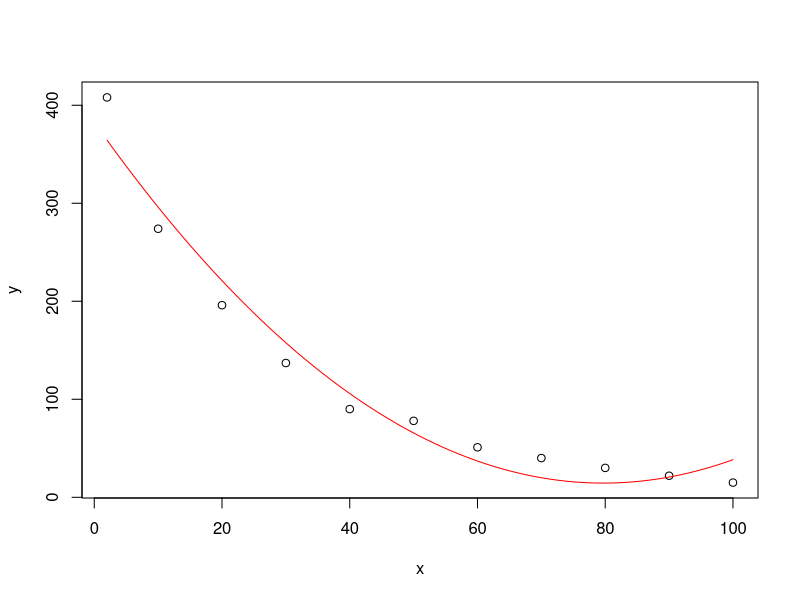
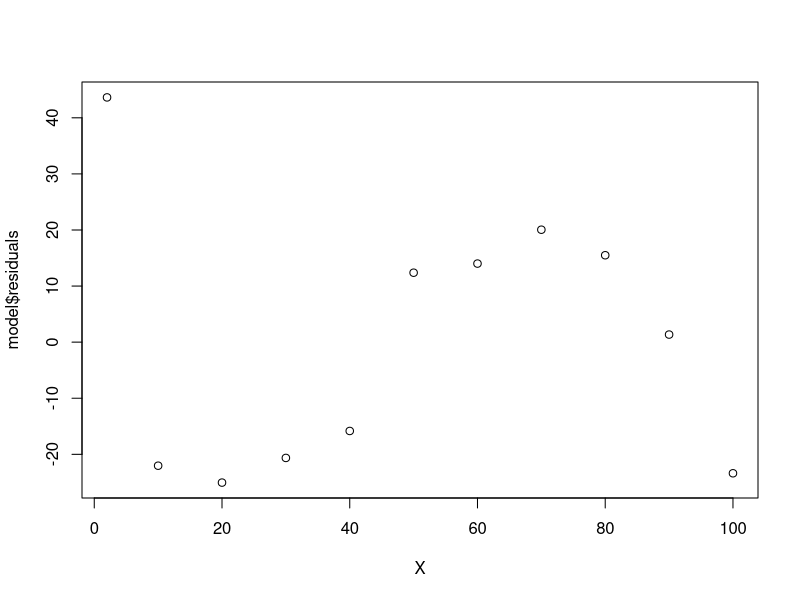
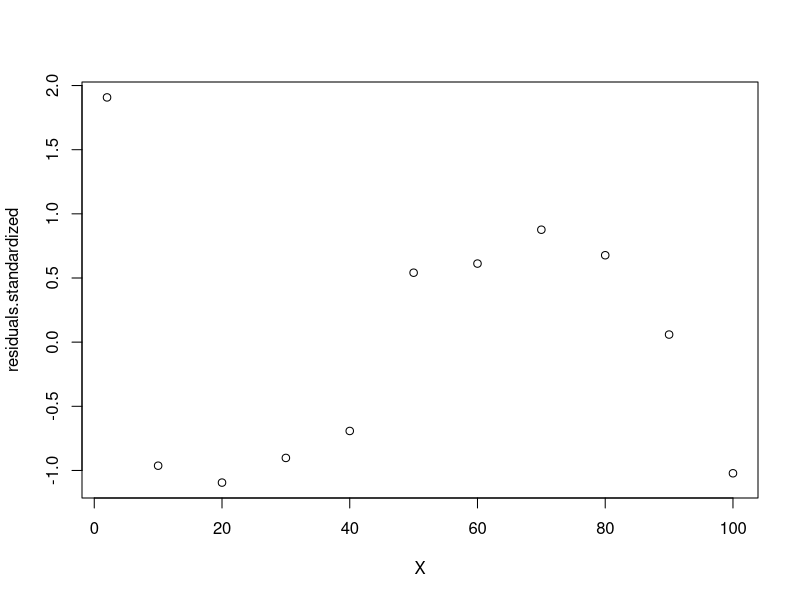
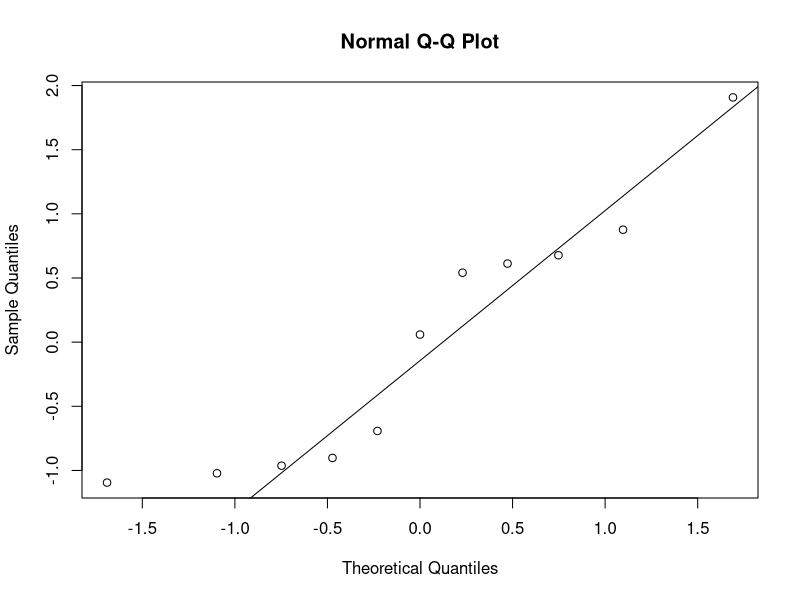
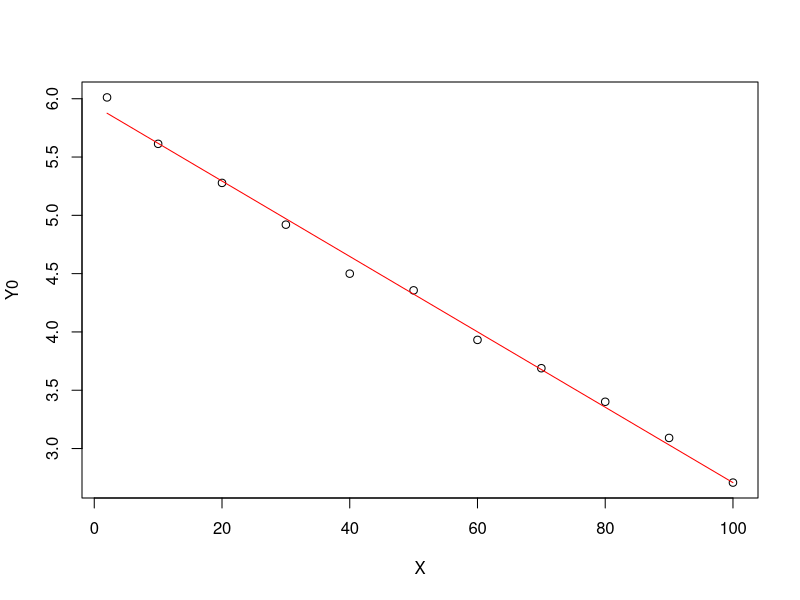
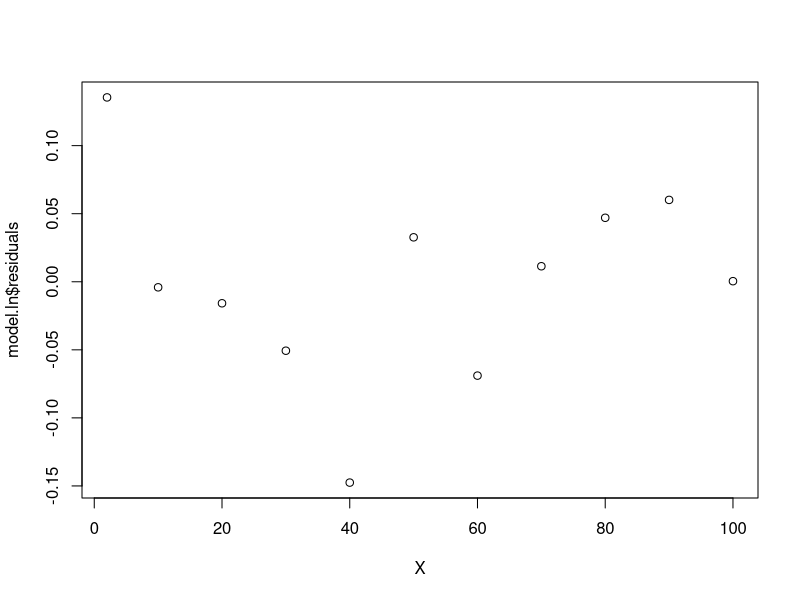
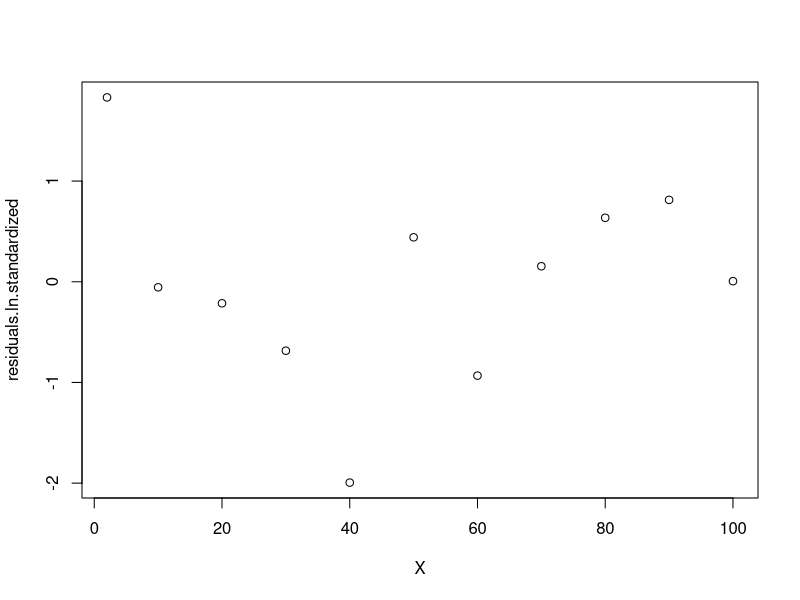
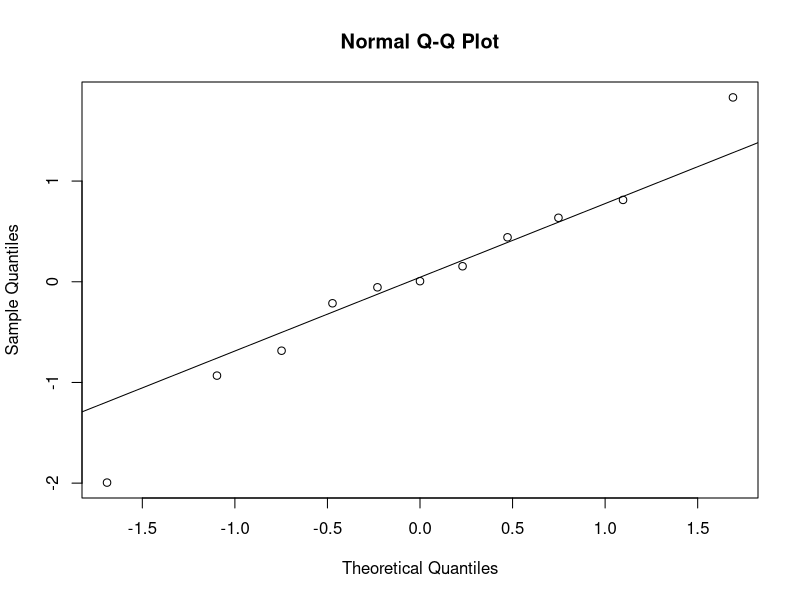

Recreate these plots in R, in order.
# --------------------- a) ---------------------

# učitavanje podataka
A.data <- read.table("zad51r.dat", header = TRUE, sep = " ")
A.data <- data.frame(A.data)

# dijagram raspršenja
plot(A.data)

# --------------------- b) ---------------------

# kvadratični model
X <- A.data$x
Y <- A.data$y
X.squared <- X^2

model <- lm(Y ~ X +  X.squared) # Y = beta0 + X * beta1 + X^2 * beta2 + epsilon, X.squared je isto kao I(X^2)

# crtanje modela
predict <- function(x){
  beta0 <- model$coefficients["(Intercept)"]
  beta1 <- model$coefficients["X"]
  beta2 <- model$coefficients["X.squared"]
  return(beta0 + beta1 * x + beta2 * x^2)
}

x.draw <- min(X):max(X)
y.draw <- predict(x.draw)
lines(x.draw, y.draw, col="red")

# R^2 i testiranje hipoteze beta2=0 (parametar uz X^2) uz dvostranu alternativu
summary(model)

# --------------------- c) ---------------------

# graf reziduala i standardiziranih reziduala
plot(X, model$residuals)
residuals.standardized <- scale(model$residuals)
plot(X, residuals.standardized)

# provjera normalnosti
# grafički: QQ plot
qqnorm(residuals.standardized)
qqline(residuals.standardized)

# Kolmogorov-Smirnov test
ks.test(model$residuals, 'pnorm')

# --------------------- d) --------------------- 

# transformacija podataka
Y0 <- log(Y)
plot(X, Y0)
model.ln <- lm(Y0 ~ X) # Y0 = beta0 + X * beta1 + epsilon
summary(model.ln)

# crtanje modela
predict.ln <- function(x){
  beta0 <- model.ln$coefficients["(Intercept)"]
  beta1 <- model.ln$coefficients["X"]
  return(beta0 + beta1 * x)
}

y.ln.draw <- predict.ln(x.draw)
lines(x.draw, y.ln.draw, col="red")

# graf reziduala i standardiziranih reziduala
plot(X, model.ln$residuals)
residuals.ln.standardized <- scale(model.ln$residuals)
plot(X, residuals.ln.standardized)

# provjera normalnosti
# grafički: QQ plot
qqnorm(residuals.ln.standardized)
qqline(residuals.ln.standardized)

# Kolmogorov-Smirnov test
ks.test(model.ln$residuals, 'pnorm')

# --------------------- e) ---------------------
# TODO

# --------------------- f) ---------------------
# TODO
